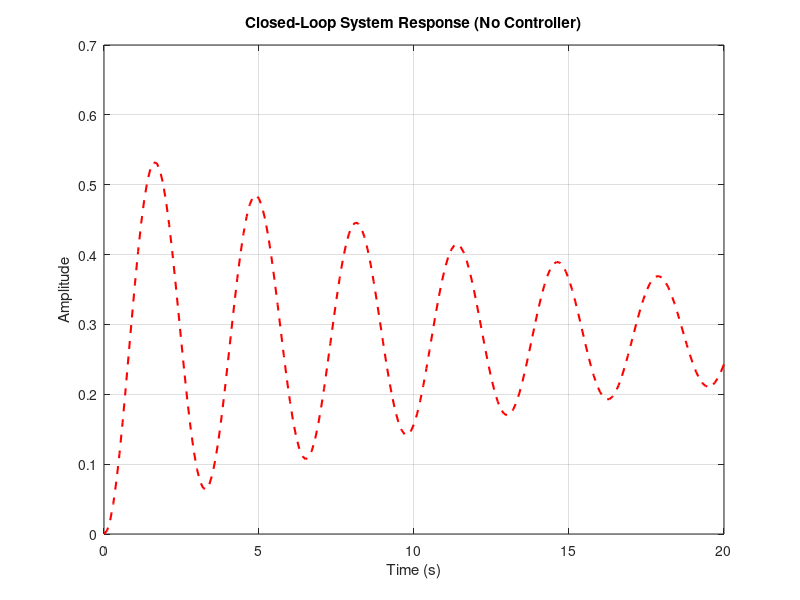

Reproduce this figure in MATLAB. (Note: this script raises an error after producing the figure.)
 close all;
% Simulation time
t_sim = 20;
tsim = 0:0.1:t_sim;     % Time vector
u = ones(size(tsim));   % Constant input (step)
ns = [1 2];
ds = [1 2 3 5];

G = tf(ns, ds);
% Simulate closed-loop system without PID
G_uncontrolled = feedback(G, 1);
y_uncontrolled = lsim(G_uncontrolled, u, tsim);
% Plot closed-loop response without controller
figure(1);
plot(tsim, y_uncontrolled, "r--", "LineWidth", 1.5);
xlabel("Time (s)");
ylabel("Amplitude");
title("Closed-Loop System Response (No Controller)");
grid on;

% FPA Parameters
N = 20;           % Population size
T = 30;           % Iterations
c = 0.7;          % Step size constant
p = 0.6;          % Probability for global pollination
var = 3;          % PID parameters (Kp, Ki, Kd)
% PID parameter bounds
lb = [0, 0, 0];
ub = [25, 10, 15];
% Desired response value
r_s = 1;

% Initialize population
x = zeros(N, var);
for i = 1:N
    x(i, :) = lb + rand(1, var) .* (ub - lb);
end

% Evaluate initial objective function (ISE only)
ffb = zeros(1, N);
for i = 1:N
    [Kp, Ki, Kd] = deal(x(i, 1), x(i, 2), x(i, 3));
    Gc = pid(Kp, Ki, Kd);
    Gcf = feedback(Gc * G, 1);
    y = lsim(Gcf, u, tsim);
    y = y(:);
    error = y - r_s;
    ise = sum(error.^2);
    ffb(i) = ise;
end

% Get global best
[obj_Gbest, Gbest_location] = min(ffb);
xg = x(Gbest_location, :);
best_cf_fpa = zeros(1, T);

% Main FPA loop
for t = 1:T
    for i = 1:N
        r = rand;
        if r < p
            L = levy(var);
            for w = 1:var
                x(i, w) = xg(w) + L(w) * (x(i, w) - xg(w));
                x(i, w) = max(lb(w), min(ub(w), x(i, w)));
            end
        else
            jj = randi([1, N]);
            while jj == i, jj = randi([1, N]); end
            kk = randi([1, N]);
            while kk == i || kk == jj, kk = randi([1, N]); end
            for w = 1:var
                x(i, w) = x(i, w) + rand * (x(jj, w) - x(kk, w));
                x(i, w) = max(lb(w), min(ub(w), x(i, w)));
            end
        end
        [Kp, Ki, Kd] = deal(x(i, 1), x(i, 2), x(i, 3));
        Gc = pid(Kp, Ki, Kd);
        Gcf = feedback(Gc * G, 1);
        y = lsim(Gcf, u, tsim);
        y = y(:);
        error = y - r_s;
        ise = sum(error.^2);
        ffb(i) = ise;
        if ffb(i) < obj_Gbest
            obj_Gbest = ffb(i);
            xg = x(i, :);
        end
    end
    best_cf_fpa(t) = obj_Gbest;
    % Plot optimization progress
    figure(2);
    plot(1:t, best_cf_fpa(1:t), 'b', 'LineWidth', 2);
    xlabel('Iteration');
    ylabel('Cost Function (ISE)');
    title('Optimization Progress');
    grid on;
    drawnow;
end

% Display final results
disp('Cost Function (ISE):');
disp(obj_Gbest);
disp('Optimal PID Parameters:');
disp(['Kp: ', num2str(xg(1))]);
disp(['Ki: ', num2str(xg(2))]);
disp(['Kd: ', num2str(xg(3))]);

% Final optimized response
Gc = pid(xg(1), xg(2), xg(3));
Gcf = feedback(Gc * G, 1);
y_optimized = lsim(Gcf, u, tsim);

% Performance metrics
rise_time = NaN;
for i = 1:length(y_optimized)
    if y_optimized(i) >= 0.9 * r_s
        rise_time = tsim(i); break;
    end
end
settling_time = NaN;
for i = length(y_optimized):-1:1
    if abs(y_optimized(i) - r_s) > 0.02 * r_s
        settling_time = tsim(i); break;
    end
end
if isnan(settling_time)
    settling_time = tsim(end);
end
o_vershoot = max(0, 100 * (max(y_optimized) - r_s) / r_s);
disp(['Rise Time: ', num2str(rise_time), ' seconds']);
disp(['Settling Time: ', num2str(settling_time), ' seconds']);
disp(['Overshoot: ', num2str(o_vershoot), '%']);

% Comparison plot: no controller vs PID
figure(3);
plot(tsim, y_uncontrolled, 'r--', 'LineWidth', 1.5);
hold on;
plot(tsim, y_optimized, 'b', 'LineWidth', 2);
plot(tsim, ones(size(tsim)), 'k:', 'LineWidth', 1);
xlabel('Time (s)');
ylabel('Amplitude');
legend('Closed-loop (No Controller)', 'Optimized PID Control', 'Reference');
title('Closed-Loop System Comparison: No Controller vs PID Controller');
grid on;

% Control signal calculation
r = ones(size(tsim));
e = r(:) - y_optimized(:);
dt = tsim(2) - tsim(1);
P = xg(1) * e;
I = zeros(size(e)); integral_sum = 0;
for i = 1:length(e)
    integral_sum = integral_sum + e(i) * dt;
    I(i) = xg(2) * integral_sum;
end
D = zeros(size(e)); D(1) = 0;
for i = 2:length(e)
    D(i) = xg(3) * (e(i) - e(i-1)) / dt;
end
u_control = P + I + D;

% Plot control signal
figure(4);
plot(tsim, u_control, 'g', 'LineWidth', 2);
xlabel('Time (s)');
ylabel('Control Signal');
title('PID Control Signal');
grid on;

% Lévy flight function
function L = levy(d)
    beta = 3/2;
    sigma = (gamma(1+beta)*sin(pi*beta/2)/(gamma((1+beta)/2)*beta*2^((beta-1)/2)))^(1/beta);
    u = randn(1,d) * sigma;
    v = randn(1,d);
    L = u./abs(v).^(1/beta);
end
